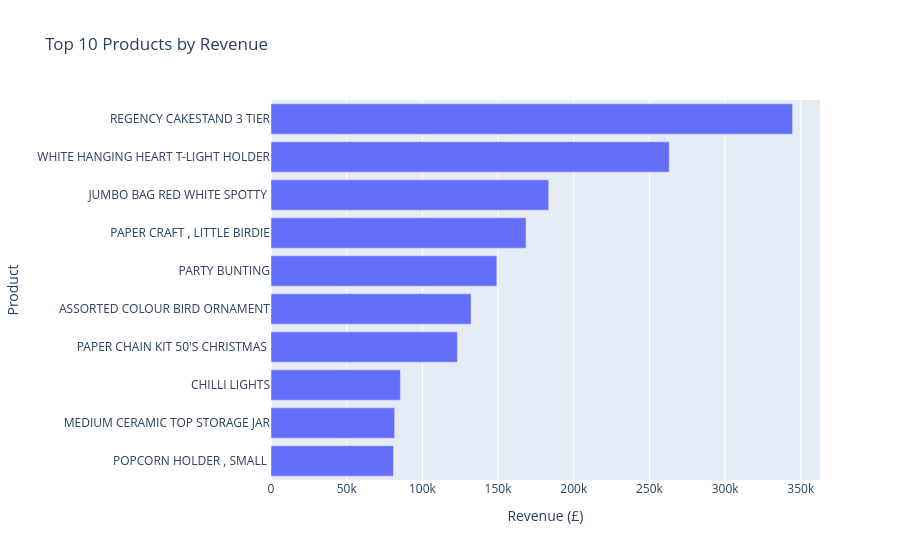

Notebook cell for this chart:
### Code cell
# Bar chart: top 10 products by revenue
fig_bar_products = px.bar(
    top_products.reset_index(),
    x="total_revenue",
    y="description",
    orientation="h",
    title="Top 10 Products by Revenue",
    labels={"total_revenue": "Revenue (£)", "description": "Product"},
)
fig_bar_products.update_layout(yaxis={"categoryorder": "total ascending"})
fig_bar_products.show()

### Figure 1 — Plotly figure (JSON) as saved in the notebook; plotly's stock layout.template omitted (floating-point values rounded to 4 significant figures)
{"data": [{"hovertemplate": "Revenue (£)=%{x}<br>Product=%{y}<extra></extra>", "legendgroup": "", "marker": {"color": "#636efa", "pattern": {"shape": ""}}, "name": "", "orientation": "h", "showlegend": false, "textposition": "auto", "type": "bar", "x": [344600.0, 263100.0, 183500.0, 168500.0, 149200.0, 132200.0, 123100.0, 85490.0, 81700.0, 80920.0], "xaxis": "x", "y": ["REGENCY CAKESTAND 3 TIER", "WHITE HANGING HEART T-LIGHT HOLDER", "JUMBO BAG RED WHITE SPOTTY ", "PAPER CRAFT , LITTLE BIRDIE", "PARTY BUNTING", "ASSORTED COLOUR BIRD ORNAMENT", "PAPER CHAIN KIT 50'S CHRISTMAS ", "CHILLI LIGHTS", "MEDIUM CERAMIC TOP STORAGE JAR", "POPCORN HOLDER , SMALL "], "yaxis": "y"}], "layout": {"barmode": "relative", "legend": {"tracegroupgap": 0}, "title": {"text": "Top 10 Products by Revenue"}, "xaxis": {"anchor": "y", "domain": [0, 1], "title": {"text": "Revenue (£)"}}, "yaxis": {"anchor": "x", "categoryorder": "total ascending", "domain": [0, 1], "title": {"text": "Product"}}}}
